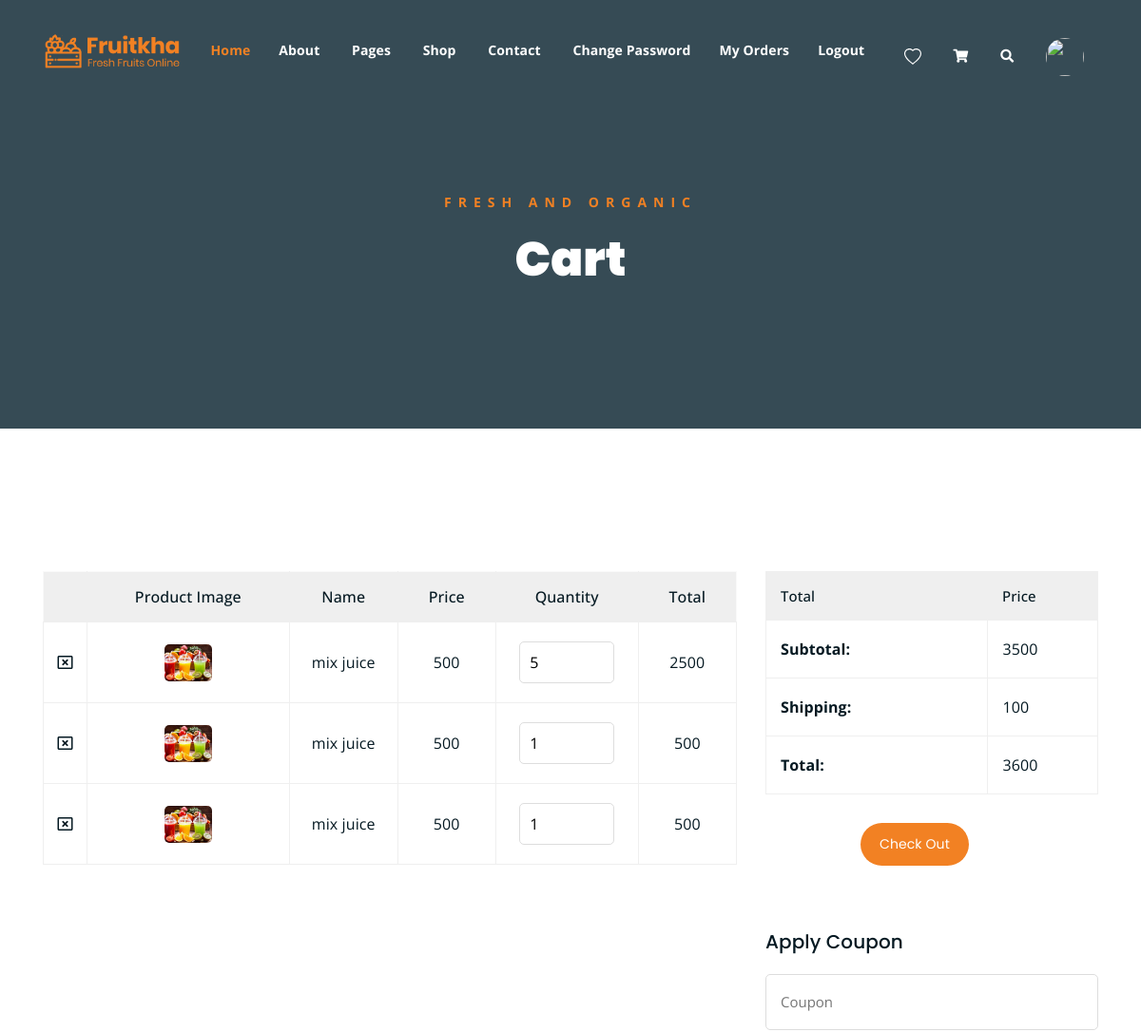
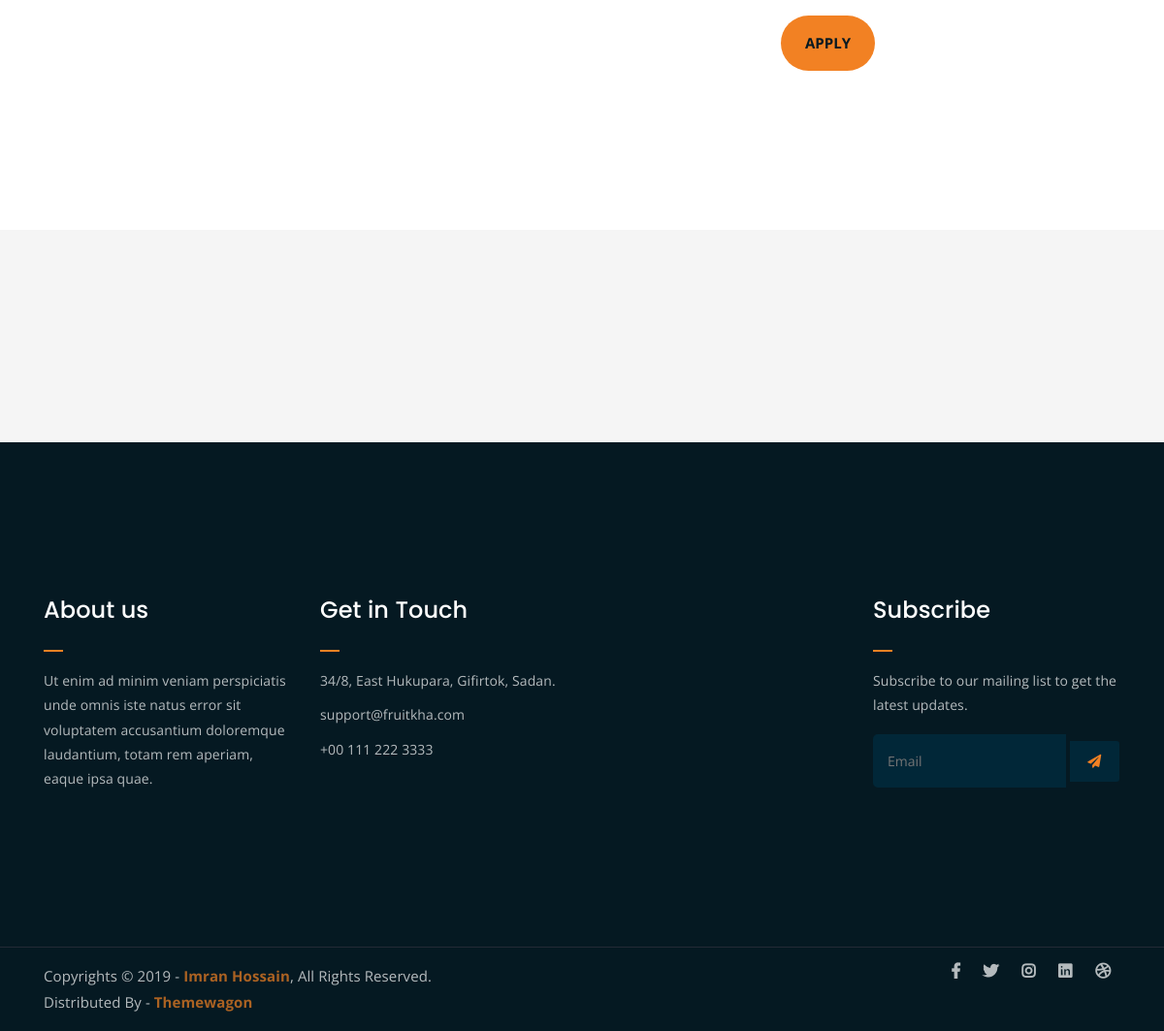
The page /cart/ (signed in) on the database its author committed (2 pictures, top to bottom).
### myapp/models.py (models this page shows, shortened)
class Cart(models.Model):
    user = models.ForeignKey(User,on_delete=models.CASCADE)
    product = models.ForeignKey(Product,on_delete=models.CASCADE)
    date = models.DateTimeField(default=timezone.now)
    payment = models.BooleanField(default=False)
    cqty = models.PositiveIntegerField(default = 1)
    tprice = models.PositiveIntegerField()
    cprice = models.PositiveIntegerField()

class Product(models.Model):
    user = models.ForeignKey(User,on_delete = models.CASCADE)
    category = (
               ("Juice","Juice"),
               ("Fruits","Fruits")
               )
    pcategory = models.CharField(max_length=20,choices=category)
    pprice = models.PositiveIntegerField()
    pname = models.CharField(max_length=50)
    pdesc = models.TextField()
    pimage = models.ImageField(default="",upload_to="pimage/")

### myapp/views.py (the view)
# urls.py: path('cart/', views.cart, name='cart'),
def cart(request):
    user = User.objects.get(email = request.session['email'])
    cart = Cart.objects.filter(user=user,payment=False)
    net = 0
    for i in cart:
        net+=i.tprice
    if net>=20000:
        ship = 0
    else:
        ship=100
    sc = net+ship
    client = razorpay.Client(auth = (settings.RAZORPAY_KEY_ID,settings.RAZORPAY_KEY_SECRET))
    payment = client.order.create({'amount': sc * 100, 'currency': 'INR', 'payment_capture': 1})
    context = {
                    'payment': payment,
                }
    return render (request,'cart.html',{'cart':cart,'net':net,'ship':ship,'sc':sc,'context':context})

### myapp/templates/cart.html (shortened to what this page needs)
{% extends 'header.html' %}
{% load static %}
{% block content %}
<!DOCTYPE html>
<html lang="en">
	<div class="breadcrumb-section breadcrumb-bg">
		<div class="container">
			<div class="row">
				<div class="col-lg-8 offset-lg-2 text-center">
					<div class="breadcrumb-text">
						<p>Fresh and Organic</p>
						<h1>Cart</h1>
					</div>
				</div>
			</div>
		</div>
	</div>
	{% if cart %}
	<div class="cart-section mt-150 mb-150">
		<div class="container">
			<div class="row">
				<div class="col-lg-8 col-md-12">
					<div class="cart-table-wrap">
						<table class="cart-table">
							<thead class="cart-table-head">
								<tr class="table-head-row">
									<th class="product-remove"></th>
									<th class="product-image">Product Image</th>
									<th class="product-name">Name</th>
									<th class="product-price">Price</th>
									<th class="product-quantity">Quantity</th>
									<th class="product-total">Total</th>
								</tr>
							</thead>
							{% for i in cart %}
							<tbody>
								<tr class="table-body-row">
									<td class="product-remove"><a href="{% url 'dcart' pk=i.pk %}"><i class="far fa-window-close"></i></a></td>
									<td class="product-image"><img src="{{i.product.pimage.url}}"></td>
									<td class="product-name">{{i.product.pname}}</td>
									<td class="product-price">{{i.product.pprice}}</td>
									<form method="post" action="{% url 'changeqty' pk=i.pk%}">
									<td class="product-quantity"><input type="number" value="{{i.cqty}}" name="cqty" onchange="this.form.submit()"></td>
									</form>
									<td class="product-total">{{i.tprice}}</td>
								</tr>
							</tbody>
							{% endfor %}
						</table>
					</div>
				</div>
				<div class="col-lg-4">
					<div class="total-section">
						<table class="total-table">
							<thead class="total-table-head">
								<tr class="table-total-row">
									<th>Total</th>
									<th>Price</th>
								</tr>
							</thead>
							<tbody>
								<tr class="total-data">
									<td><strong>Subtotal: </strong></td>
									<td>{{net}}</td>
								</tr>
								<tr class="total-data">
									<td><strong>Shipping: </strong></td>
									<td>{{ship}}</td>
								</tr>
								<tr class="total-data">
									<td><strong>Total: </strong></td>
									<td>{{sc}}</td>
								</tr>
							</tbody>
						</table>
						<div class="cart-buttons" style="margin-left: 100px;">
							<a href="checkout.html" class="boxed-btn black" id="rzp-button1">Check Out</a>
						</div>
					</div>
					<div class="coupon-section">
						<h3>Apply Coupon</h3>
						<div class="coupon-form-wrap">
							<form action="index.html">
								<p><input type="text" placeholder="Coupon"></p>
								<p><input type="submit" value="Apply"></p>
							</form>
						</div>
					</div>
				</div>
			</div>
		</div>
	</div>
	<div class="logo-carousel-section">
		<div class="container">
			<div class="row">
				<div class="col-lg-12">
					<div class="logo-carousel-inner">
						<div class="single-logo-item">
							<img src="{% static 'img/company-logos/1.png' %}" alt="">
						</div>
						<div class="single-logo-item">
							<img src="{% static 'img/company-logos/2.png' %}" alt="">
						</div>
						<div class="single-logo-item">
							<img src="{% static 'img/company-logos/3.png' %}" alt="">
						</div>
						<div class="single-logo-item">
							<img src="{% static 'img/company-logos/4.png' %}" alt="">
						</div>
					</div>
				</div>
			</div>
		</div>
	</div>
	{% else %}
	<center><h4>No Products added yet</h4></center>
	{% endif %}
</body>
</html>
{% endblock %}

### myapp/static/css/main.css (style rules this page uses)
html { font-size: 14px; font-weight: 400; line-height: 28px; height: 100%; }
body { font-family: "Open Sans", sans-serif; font-weight: 400; font-size: 1rem; letter-spacing: 0.1px; line-height: 1.8; color: #051922; overflow-x: hidden; }
body img { max-width: 100%; }
a { cursor: pointer; text-decoration: none; -webkit-transition: all 0.2s ease-in-out; -o-transition: all 0.2s ease-in-out; transition: all 0.2s ease-in-out; }
h1, .h1, h2, .h2, h3, .h3, h4, .h4, h5, .h5, h6, .h6 { font-family: "Poppins", sans-serif; font-weight: 700; margin: 0 0 1.25rem 0; color: #051922; }
h1:last-child, .h1:last-child, h2:last-child, .h2:last-child, h3:last-child, .h3:last-child, h4:last-child, .h4:last-child, h5:last-child, .h5:last-child, h6:last-child, .h6:last-child { margin: 0; }
h1, .h1 { font-size: 4rem; font-weight: 700; line-height: 4rem; }
h3, .h3 { font-size: 2rem; font-weight: 700; line-height: 2.25rem; }
p { font-family: "Open Sans", sans-serif; font-weight: 400; font-size: 1rem; letter-spacing: 0.1px; line-height: 1.8; color: #051922; margin: 0 0 1.25rem 0; }
p:last-child { margin: 0; }
.mt-150 { margin-top: 150px; }
.mb-150 { margin-bottom: 150px; }
a.boxed-btn { font-family: 'Poppins', sans-serif; display: inline-block; background-color: #F28123; color: #fff; padding: 10px 20px; }
a.boxed-btn, a.bordered-btn, a.cart-btn { border-radius: 50px; }
.breadcrumb-bg { background-image: url(../img/breadcrumb-bg.jpg); }
.breadcrumb-text p { color: #F28123; font-weight: 700; text-transform: uppercase; letter-spacing: 7px; }
.breadcrumb-text h1 { font-size: 50px; font-weight: 900; color: #fff; margin: 0; margin-top: 20px; }
.breadcrumb-section { padding: 150px 0; background-size: cover; background-position: center center; position: relative; z-index: 1; background-attachment: fixed; padding-top: 200px; }
.breadcrumb-section:after { position: absolute; left: 0; top: 0; width: 100%; height: 100%; content: ""; background-color: #07212e; z-index: -1; opacity: 0.8; }
.single-logo-item img { max-width: 180px; margin: 0 auto; }
.logo-carousel-section { background-color: #f5f5f5; padding: 50px 0; }
a.boxed-btn { -webkit-transition: 0.3s; -o-transition: 0.3s; transition: 0.3s; }
.single-logo-item { -webkit-transition: 0.3s; -o-transition: 0.3s; transition: 0.3s; }
input[type="submit"] { -webkit-transition: 0.3s; -o-transition: 0.3s; transition: 0.3s; border-radius: 50px !important; }
.product-image img { -webkit-transition: 0.3s; -o-transition: 0.3s; transition: 0.3s; }
html, body { height: 100%; }
input[type="submit"] { background-color: #F28123; color: #051922; font-weight: 700; text-transform: uppercase; font-size: 15px; border: none !important; cursor: pointer; padding: 15px 25px; border-radius: 3px; }
.product-image { padding: 30px; padding-bottom: 0; }
.product-image img { width: 90%; border-radius: 5px; margin-bottom: 20px; }
input[type="number"] { border: 1px solid #ddd; border-radius: 5px; padding: 10px; width: 100px; margin-bottom: 15px; }
table.cart-table { border: 1px solid #f9f9f9; width: 100%; }
thead { border-bottom: 1px solid #eee; }
tr.table-head-row th { border-right: 1px solid #efefef; padding: 15px; font-weight: 500; text-align: center; }
tr.table-head-row th:last-child { border-right: none; }
.cart-table-wrap tbody tr td { text-align: center; }
td.product-image img { max-width: 50px; -webkit-box-shadow: none; box-shadow: none; margin-bottom: 0; }
.cart-table-wrap tbody tr td { border: 1px solid #efefef; padding: 20px 0; color: #051922; }
thead.cart-table-head tr { background-color: #efefef; }
td.product-quantity input { margin-bottom: 0; }
td.product-remove a { color: #051922; }
.total-section table.total-table { border: 1px solid #efefef; width: 100%; }
tr.table-total-row { background-color: #efefef; }
tr.table-total-row th { font-weight: 500; font-size: 15px; padding: 15px; }
table.total-table tbody tr.total-data td { border: 1px solid #efefef; padding: 19px 15px; }
tr.total-data td strong { margin-right: 32px; }
.cart-buttons { margin-top: 30px; }
.cart-buttons a:first-child { margin-right: 20px; }
.coupon-section { margin-top: 50px; }
.coupon-section h3 { font-size: 20px; font-weight: 500; }
.coupon-form-wrap form p input[type=text] { border: 1px solid #ddd; color: #051922; padding: 15px; width: 100%; border-radius: 5px; font-size: 15px; }

### myapp/static/css/responsive.css (style rules this page uses)
@media only screen and (min-width: 992px) and (max-width: 1200px) { .cart-buttons a:first-child { margin-right: 0; margin-bottom: 15px; } }

### rows shown on the page
Cart: product.pimage (picture), product.pname "mix juice", product.pprice "500", cqty "5", tprice "2500"
Cart: product.pimage (picture), product.pname "mix juice", product.pprice "500", cqty "1", tprice "500"
Cart: product.pimage (picture), product.pname "mix juice", product.pprice "500", cqty "1", tprice "500"

### other values the page prints
{{ net }} "3500"
{{ ship }} "100"
{{ sc }} "3600"
